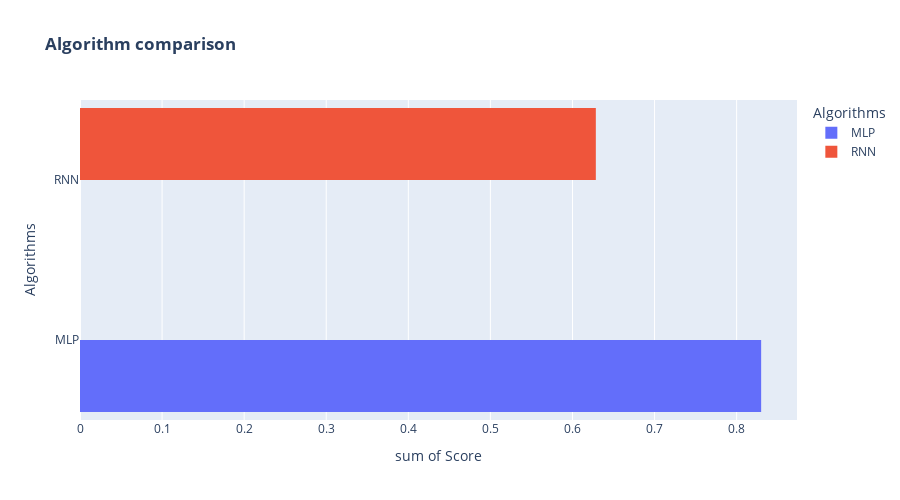

The code cell stored with this chart in its notebook:
### Markdown cell above
In this case, we got an AUC score of, approximately, 0.75 one of the highest achieved.

### Code cell
vals = [mlp_grid_search.best_score_,rnn_grid_search.best_score_]
labels=["MLP","RNN"]

fig = px.histogram(vals, y=labels, x = vals,color=labels, barmode="group", title="<b>Algorithm comparison<b>",labels={'y':'Algorithms','color': 'Algorithms','x': 'Score'},orientation = 'h')
fig.update_layout(width=900, height=500, bargap=0.1)
fig.show()

### Figure 1 — Plotly figure (JSON) as saved in the notebook; plotly's stock layout.template omitted (floating-point values rounded to 4 significant figures)
{"data": [{"alignmentgroup": "True", "bingroup": "y", "histfunc": "sum", "hovertemplate": "Algorithms=%{y}<br>sum of Score=%{x}<extra></extra>", "legendgroup": "MLP", "marker": {"color": "#636efa", "pattern": {"shape": ""}}, "name": "MLP", "offsetgroup": "MLP", "orientation": "h", "showlegend": true, "type": "histogram", "x": [0.8299], "xaxis": "x", "y": ["MLP"], "yaxis": "y"}, {"alignmentgroup": "True", "bingroup": "y", "histfunc": "sum", "hovertemplate": "Algorithms=%{y}<br>sum of Score=%{x}<extra></extra>", "legendgroup": "RNN", "marker": {"color": "#EF553B", "pattern": {"shape": ""}}, "name": "RNN", "offsetgroup": "RNN", "orientation": "h", "showlegend": true, "type": "histogram", "x": [0.6285], "xaxis": "x", "y": ["RNN"], "yaxis": "y"}], "layout": {"bargap": 0.1, "barmode": "group", "height": 500, "legend": {"title": {"text": "Algorithms"}, "tracegroupgap": 0}, "title": {"text": "<b>Algorithm comparison<b>"}, "width": 900, "xaxis": {"anchor": "y", "domain": [0, 1], "title": {"text": "sum of Score"}}, "yaxis": {"anchor": "x", "domain": [0, 1], "title": {"text": "Algorithms"}}}}
